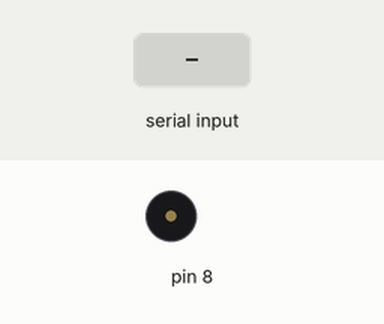
This sketch was run on a simulated Arduino Uno, built with avr-gcc and run on an emulated ATmega328P. Parts: buzzer (waves = sounding). Inputs (shaded band) come from the test bench.

Above: at 1.6 s.
1.7 s: "1" received over Serial
At 2.5 s:
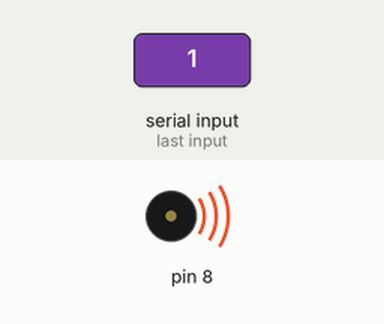
Timing chart, 0 to 4.7 s (numbered marks = the images above; inputs shaded):
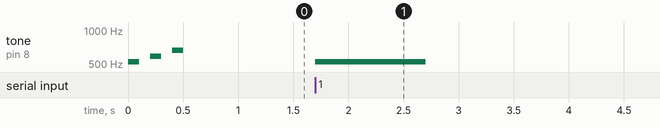

The sketch:

week05_1_arduino_do_re_mi_Serial.ino
```cpp
// week05_1_arduino_do_re_mi_Serial
// 修改week02_5_arduino_do_re_mi_Serial_begin_avaiable_read_if_tone
// google: 我想要把 Arduino 跟 Processing 結合
// 在 Processing 按下 key 1 2 3 對應 arduino 的 Do Re Mi 使用 USB Serial
// 寫完程式，用工具 Tool-序列阜監控視窗SerialMonitor 來傳送 1 2 3 測試很麻煩(等一下關掉)
// 因為只有一條 USB Serial 線，要記得關掉 Serial Montor
void setup() {
  Serial.begin(9600); // USB Serial 開始傳輸，速度9600 bps
  tone(8,523,100);//Do 0.1秒
  delay(200);

  tone(8,587,100);//Re 0.1秒
  delay(200);

  tone(8,659,100);//Mi 0.1秒
}

void loop() {
  if(Serial.available()){
    char c = Serial.read();
    if (c=='1') tone(8,523,1000); //Do 1秒
    if (c=='2') tone(8,587,1000); //Re 1秒
    if (c=='3') tone(8,659,1000); //Mi 1秒
 }
}
```

Measured:
- after the input at 1.7 s, tone on pin 8: silent → 523 Hz at once, → silent 1.0 s later
- by itself, tone on pin 8: plays 523 Hz for 0.10 s, 587 Hz for 0.10 s, 659 Hz for 0.10 s
